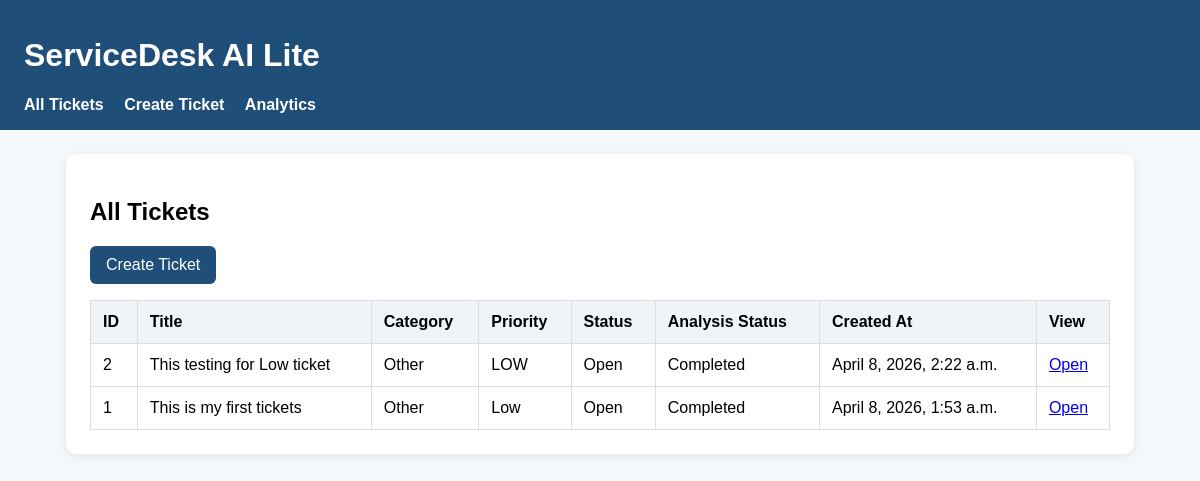
/tickets/, run on an earlier commit of the app's database.
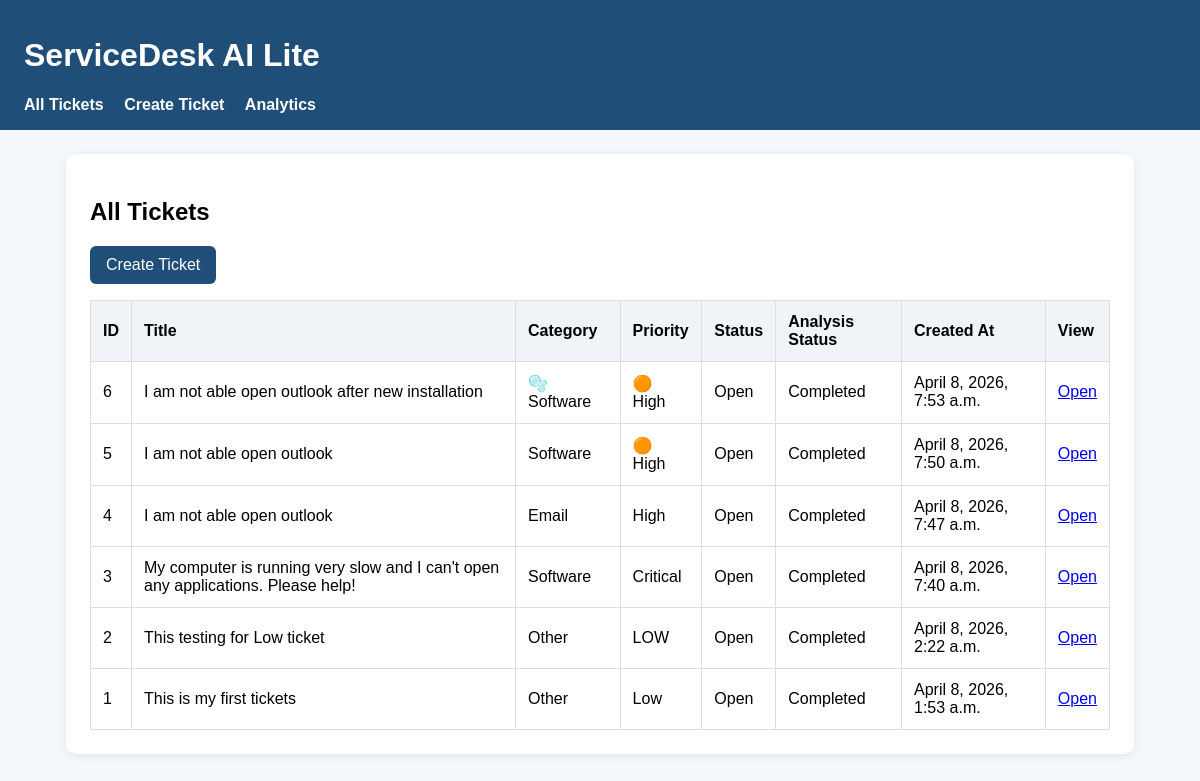
And on a later commit of the database.
### tickets/models.py (models this page shows, shortened)
class Ticket(models.Model):
    CATEGORY_CHOICES = [
        ("Network", "Network"),
        ("Software", "Software"),
        ("Hardware", "Hardware"),
        ("Access", "Access"),
        ("Email", "Email"),
        ("Security", "Security"),
        ("Other", "Other"),
    ]
    PRIORITY_CHOICES = [
        ("Low", "Low"),
        ("Medium", "Medium"),
        ("High", "High"),
        ("Critical", "Critical"),
    ]
    STATUS_CHOICES = [
        ("Open", "Open"),
        ("In Progress", "In Progress"),
        ("Resolved", "Resolved"),
        ("Closed", "Closed"),
    ]
    ANALYSIS_STATUS_CHOICES = [
        ("Pending", "Pending"),
        ("Completed", "Completed"),
        ("Failed", "Failed"),
    ]
    title = models.CharField(max_length=200)
    description = models.TextField()
    category = models.CharField(
        max_length=50,
        choices=CATEGORY_CHOICES,
        default="Other"
    )
    priority = models.CharField(
        max_length=20,
        choices=PRIORITY_CHOICES,
        default="Medium"
    )
    status = models.CharField(
        max_length=20,
        choices=STATUS_CHOICES,
        default="Open"
    )
    analysis_status = models.CharField(
        max_length=20,
        choices=ANALYSIS_STATUS_CHOICES,
        default="Pending"
    )
    ai_summary = models.TextField(blank=True)
    ai_resolution = models.TextField(blank=True)
    created_at = models.DateTimeField(auto_now_add=True)
    updated_at = models.DateTimeField(auto_now=True)

### tickets/views.py (the view)
# urls.py: path("", lambda request: redirect("ticket_list")),
def ticket_list(request):
    tickets = Ticket.objects.all().order_by("-created_at")
    return render(request, "tickets/ticket_list.html", {"tickets": tickets})

### tickets/templates/tickets/ticket_list.html
{% extends "tickets/base.html" %}
{% block content %}
<h2>All Tickets</h2>
<a href="{% url 'ticket_create' %}" class="btn">Create Ticket</a>
<table>
    <thead>
        <tr>
            <th>ID</th>
            <th>Title</th>
            <th>Category</th>
            <th>Priority</th>
            <th>Status</th>
            <th>Analysis Status</th>
            <th>Created At</th>
            <th>View</th>
        </tr>
    </thead>
    <tbody>
        {% for ticket in tickets %}
        <tr>
            <td>{{ ticket.id }}</td>
            <td>{{ ticket.title }}</td>
            <td>{{ ticket.category }}</td>
            <td>{{ ticket.priority }}</td>
            <td>{{ ticket.status }}</td>
            <td>{{ ticket.analysis_status }}</td>
            <td>{{ ticket.created_at }}</td>
            <td><a href="{% url 'ticket_detail' ticket.id %}">Open</a></td>
        </tr>
        {% empty %}
        <tr>
            <td colspan="8">No tickets found.</td>
        </tr>
        {% endfor %}
    </tbody>
</table>
{% endblock %}

### tickets/templates/tickets/base.html (shortened to what this page needs)
<!DOCTYPE html>
<html lang="en">
<head>
</head>
<body>
    <header>
        <h1>ServiceDesk AI Lite</h1>
        <nav>
            <a href="{% url 'ticket_list' %}">All Tickets</a>
            <a href="{% url 'ticket_create' %}">Create Ticket</a>
            <a href="{% url 'analytics' %}">Analytics</a>
        </nav>
    </header>
    <div class="container">
        {% block content %}{% endblock %}
    </div>
</body>
</html>

### tickets/templates/tickets/base.html (style rules this page uses)
body { font-family: Arial, sans-serif; margin: 0; padding: 0; background: #f4f7fb; }
header { background: #1f4e79; color: white; padding: 16px 24px; }
nav a { color: white; margin-right: 16px; text-decoration: none; font-weight: bold; }
.container { width: 85%; margin: 24px auto; background: white; padding: 24px; border-radius: 10px; box-shadow: 0 2px 10px rgba(0,0,0,0.08); }
table { width: 100%; border-collapse: collapse; margin-top: 16px; }
table, th, td { border: 1px solid #ddd; }
th, td { padding: 12px; text-align: left; }
th { background: #f0f4f8; }
.btn { display: inline-block; padding: 10px 16px; background: #1f4e79; color: white; text-decoration: none; border-radius: 6px; border: none; cursor: pointer; }

What changed in the data, as far as the page shows it:
added Ticket: id "6", title "I am not able open outlook after new installation", category "🫧 Software", priority "🟠 High", status "Open", analysis_status "Completed", created_at "April 8, 2026, 7:53 a.m."
added Ticket: id "5", title "I am not able open outlook", category "Software", priority "🟠 High", status "Open", analysis_status "Completed", created_at "April 8, 2026, 7:50 a.m."
added Ticket: id "4", title "I am not able open outlook", category "Email", priority "High", status "Open", analysis_status "Completed", created_at "April 8, 2026, 7:47 a.m."
added Ticket: id "3", title "My computer is running very slow and I can't open any applications. Please help!", category "Software", priority "Critical", status "Open", analysis_status "Completed", created_at "April 8, 2026, 7:40 a.m."
